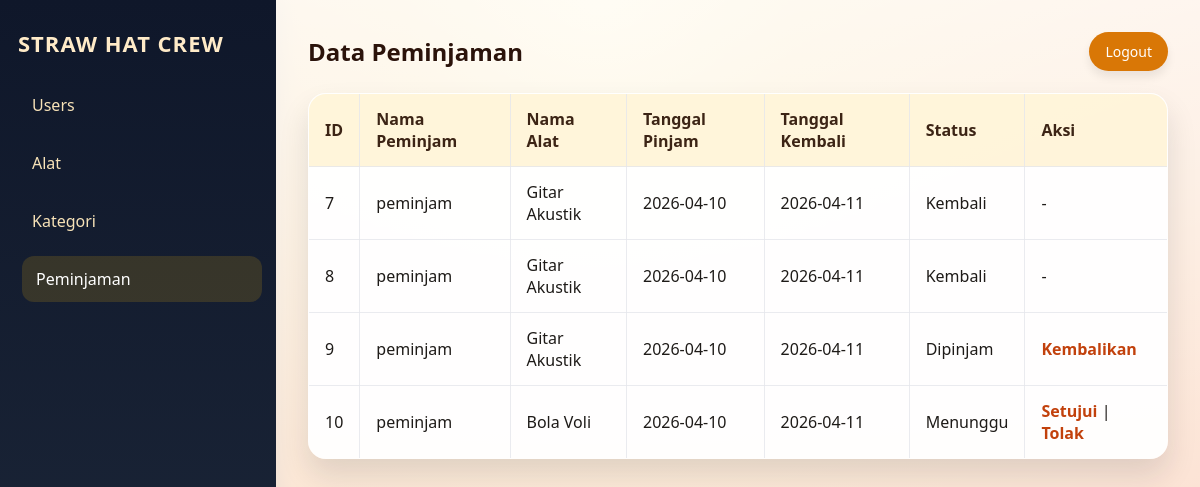
Screenshot of /public/index.php?page=peminjaman (signed in) with the database file from the repository.
### tables this page shows
CREATE TABLE `peminjaman` (
  `id_peminjaman` int(11) NOT NULL,
  `peminjaman_alat_id` int(11) NOT NULL,
  `user_id` int(11) NOT NULL,
  `tgl_pinjam` date NOT NULL,
  `tgl_kembali_seharusnya` date NOT NULL,
  `tgl_kembali_aktual` date DEFAULT NULL,
  `status` enum('Menunggu','Dipinjam','Kembali','Ditolak') NOT NULL,
  `denda` decimal(10,2) DEFAULT NULL,
  `petugas_id` int(11) NOT NULL,
  `total_denda` int(11) DEFAULT NULL
);

CREATE TABLE `users` (
  `user_id` int(11) NOT NULL,
  `username` varchar(50) NOT NULL,
  `password` varchar(255) NOT NULL,
  `nama_lengkap` varchar(100) NOT NULL,
  `level` enum('Admin','Petugas','Peminjam') NOT NULL,
  `created_at` timestamp NOT NULL DEFAULT current_timestamp()
);

CREATE TABLE `peminjaman_alat` (
  `id_peminjaman` int(11) NOT NULL,
  `alat_id` int(11) NOT NULL,
  `kategori_id` int(11) NOT NULL,
  `nama_alat` varchar(100) NOT NULL,
  `stok` int(11) NOT NULL,
  `gambar` varchar(255) DEFAULT NULL,
  `denda_per_hari` int(11) DEFAULT NULL
);

### app/core/controller.php (called while the page is built, shortened)
<?php
class Controller {
    public function model($model) {
        require_once __DIR__ . "/model.php";
        return new $model();
    }
    public function view($view, $data = []) {
        require_once __DIR__ . "/../../views/" . $view . ".php";
    }
}

### app/controllers/peminjamancontroller.php (called while the page is built, shortened)
<?php
class PeminjamanController extends Controller {
    public function index() {
        $peminjamanModel = $this->model('Peminjaman');
        $data['peminjaman'] = $peminjamanModel->getAll();
        $this->view('admin/peminjaman', $data);
    }
}

### app/core/model.php (called while the page is built, shortened)
<?php
class Model {
    protected $db;
    public function __construct() {
        $this->db = new mysqli(DB_HOST, DB_USER, DB_PASS, DB_NAME);
    }
    public function query($sql, $params = [], $single = false) {
        $stmt = $this->db->prepare($sql);
        $stmt->execute();
        $result = $stmt->get_result();
        return $result->fetch_all(MYSQLI_ASSOC);
    }
}

### app/models/peminjaman.php (called while the page is built, shortened)
<?php
class Peminjaman extends Model {
    public function getAll($filter = '') {
        $query = "SELECT peminjaman.id_peminjaman AS id, peminjaman.*, users.nama_lengkap, pa.nama_alat, peminjaman.tgl_kembali_seharusnya AS tgl_kembali
            FROM peminjaman
            LEFT JOIN users ON peminjaman.user_id = users.user_id
            LEFT JOIN peminjaman_alat AS pa ON peminjaman.peminjaman_alat_id = pa.id_peminjaman";
        return $this->query($query);
    }
}

### views/admin/peminjaman.php (the view, shortened to what this page needs)
<!DOCTYPE html>
<html>
<head>
    <link rel="stylesheet" href="assets/css/style.css">
</head>
<body>
    <div class="admin-page">
        <?php include __DIR__ . '/sidebar.php'; ?>
        <main class="admin-content">
            <div class="page-header">
                <h2>Data Peminjaman</h2>
                <a class="btn-logout" href="?page=logout">Logout</a>
            </div>
            <table border="1" cellpadding="8" cellspacing="0">
                <thead>
                    <tr>
                        <th>ID</th>
                        <th>Nama Peminjam</th>
                        <th>Nama Alat</th>
                        <th>Tanggal Pinjam</th>
                        <th>Tanggal Kembali</th>
                        <th>Status</th>
                        <th>Aksi</th>
                    </tr>
                </thead>
                <tbody>
                    <?php foreach($peminjaman as $p): ?>
                    <tr>
                        <td><?= $p['id_peminjaman'] ?></td>
                        <td><?= htmlspecialchars($p['nama_lengkap']) ?></td>
                        <td><?= htmlspecialchars($p['nama_alat']) ?></td>
                        <td><?= $p['tgl_pinjam'] ?></td>
                        <td><?= $p['tgl_kembali'] ?? '' ?></td>
                        <td><?= $p['status'] ?></td>
                        <td>
                            <?php if(strtolower($p['status']) == 'menunggu'): ?>
                                <a href="?page=peminjaman&setujui=<?= $p['id_peminjaman'] ?>">Setujui</a> |
                                <a href="?page=peminjaman&tolak=<?= $p['id_peminjaman'] ?>">Tolak</a>
                            <?php elseif(strtolower($p['status']) == 'dipinjam'): ?>
                                <a href="?page=peminjaman&kembalikan=<?= $p['id_peminjaman'] ?>">Kembalikan</a>
                            <?php else: ?>
                                -
                            <?php endif ?>
                        </td>
                    </tr>
                    <?php endforeach ?>
                </tbody>
            </table>
        </main>
    </div>
</body>
</html>

### public/assets/css/style.css (style rules this page uses)
body { font-family: 'Segoe UI', Tahoma, Geneva, Verdana, sans-serif; background: radial-gradient(circle at top center, #ffdd77 0%, #f4b740 20%, #f05a28 100%); margin: 0; padding: 0; color: #1e1b18; }
.admin-page { display: flex; min-height: 100vh; }
.admin-content { flex: 1; padding: 32px; background: linear-gradient(180deg, rgba(255,255,255,0.92) 0%, rgba(255,255,255,0.72) 100%); }
.page-header { display: flex; justify-content: space-between; align-items: center; margin-bottom: 22px; }
.page-header h2 { margin: 0; color: #2b130a; text-shadow: 1px 1px 0 rgba(255, 255, 255, 0.5); }
.btn-logout, .btn-secondary { display: inline-block; padding: 10px 16px; border-radius: 999px; text-decoration: none; color: #fff; background: #d97706; font-size: 14px; box-shadow: 0 6px 10px rgba(0, 0, 0, 0.08); }
table { width: 100%; border-collapse: collapse; background: rgba(255, 255, 255, 0.96); box-shadow: 0 16px 30px rgba(15, 23, 42, 0.12); border-radius: 18px; overflow: hidden; }
table th, table td { border: 1px solid rgba(229, 231, 235, 0.8); padding: 14px 16px; text-align: left; }
table th { background: rgba(251, 191, 36, 0.16); color: #3c2415; }
table a { color: #b45309; text-decoration: none; font-weight: 600; }
body a { color: #c2410c; }

### rows the page displays
peminjaman: id_peminjaman "7", user.nama_lengkap "peminjam", peminjaman_alat.nama_alat "Gitar Akustik", tgl_pinjam "2026-04-10", tgl_kembali_seharusnya "2026-04-11", status "Kembali"
peminjaman: id_peminjaman "8", user.nama_lengkap "peminjam", peminjaman_alat.nama_alat "Gitar Akustik", tgl_pinjam "2026-04-10", tgl_kembali_seharusnya "2026-04-11", status "Kembali"
peminjaman: id_peminjaman "9", user.nama_lengkap "peminjam", peminjaman_alat.nama_alat "Gitar Akustik", tgl_pinjam "2026-04-10", tgl_kembali_seharusnya "2026-04-11", status "Dipinjam"
peminjaman: id_peminjaman "10", user.nama_lengkap "peminjam", peminjaman_alat.nama_alat "Bola Voli", tgl_pinjam "2026-04-10", tgl_kembali_seharusnya "2026-04-11", status "Menunggu"
